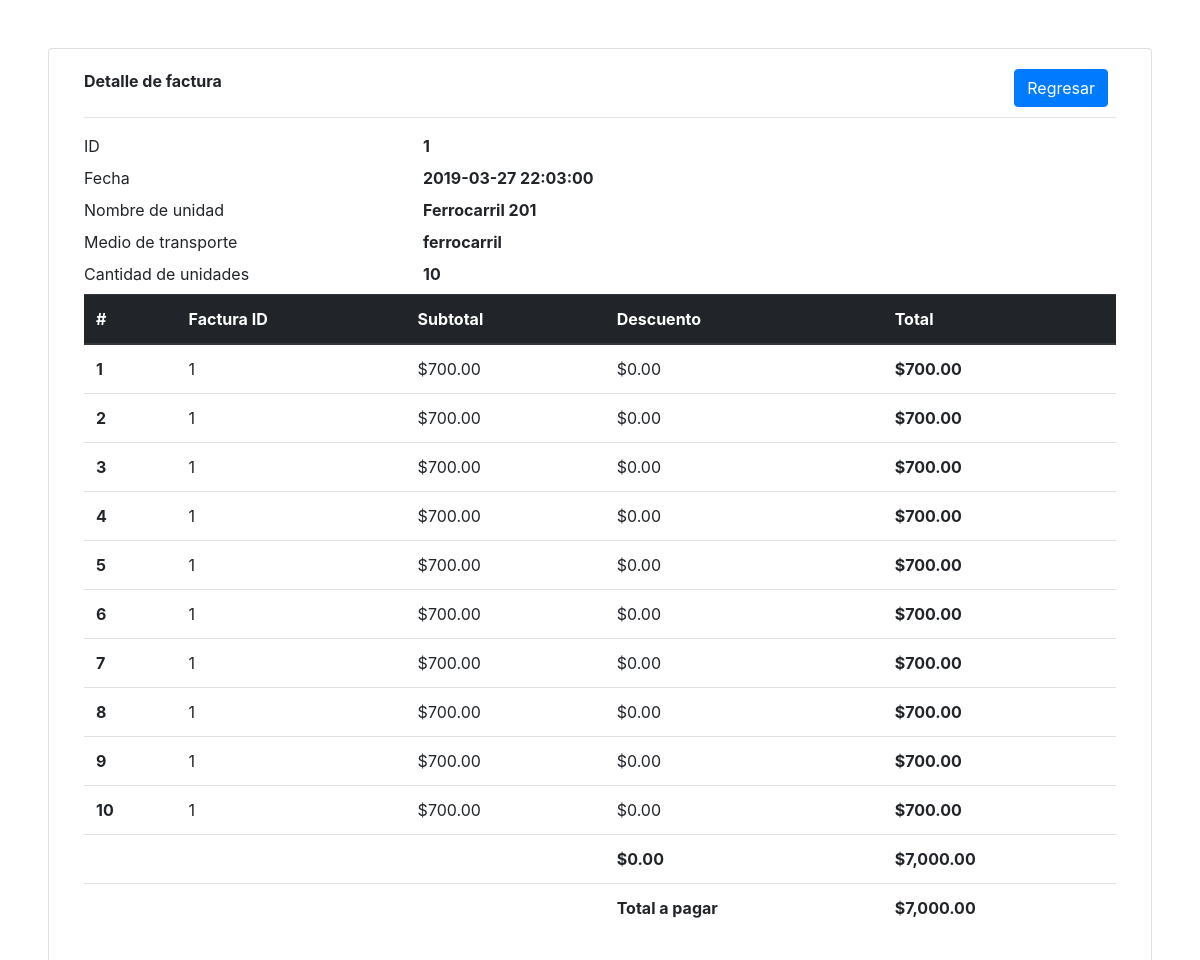
The page /detalle.php?id=1 on the database its author committed.
### tables this page shows
CREATE TABLE `facturas` (
  `id` int(11) unsigned NOT NULL AUTO_INCREMENT,
  `fecha_creacion` datetime DEFAULT NULL,
  `nombre_unidad` varchar(100) DEFAULT NULL,
  `medio_transporte` varchar(20) DEFAULT NULL,
  `cantidad_unidades` int(11) DEFAULT NULL,
  PRIMARY KEY (`id`)
);

CREATE TABLE `detalle_factura` (
  `id` int(11) unsigned NOT NULL AUTO_INCREMENT,
  `factura_id` int(11) DEFAULT NULL,
  `precio` double DEFAULT NULL,
  `descuento` double DEFAULT NULL,
  PRIMARY KEY (`id`)
);

### clases/Factura.php (called while the page is built, shortened)
<?php
include_once "clases/Detalle_Factura.php";
class Factura
{
    public static function obtenerFactura($id)
    {
        try
        {
            $conexion = new Database();
            $consulta = $conexion->prepare('SELECT * FROM ' . self::TABLA . ' where id = '.$id);
            $consulta->execute();
            $registro = $consulta->fetch();
            return $registro;
        }catch(Exception $e)
        {
            echo  $e ;
        }
    }
}

### clases/Detalle_Factura.php (called while the page is built, shortened)
<?php
class Detalle_Factura
{
    public static function obtenerDetalle($id)
    {
        try
        {
            $conexion = new Database();
            $consulta = $conexion->prepare('SELECT * FROM ' . self::TABLA . ' where factura_id = '.$id);
            $consulta->execute();
            $registro = $consulta->fetchAll();
            return $registro;
        }catch(Exception $e)
        {
            echo  $e ;
        }
    }
}

### detalle.php (the view, shortened to what this page needs)
<?php
require_once 'clases/Factura.php';
require_once 'clases/Detalle_Factura.php';
$factura = Factura::obtenerFactura($_GET['id']);
$detalles = Detalle_Factura::obtenerDetalle($_GET['id']);
?>
<!DOCTYPE html>
<html lang="en">
<head>
    <link rel="stylesheet" href="https://maxcdn.bootstrapcdn.com/bootstrap/4.0.0/css/bootstrap.min.css">
</head>
<body>
    <div class="card m-5" >
        <div class="card-body">
            <div class="col-md-12">
                <label><b>Detalle de factura</b></label>
                <div class="float-right mb-3 mr-2"><a href="index.php"><button type="button" class="btn btn-primary pull-rigth">Regresar</button></a></div>
                <hr>
            </div>
            <div class="col-md-8 row">
                <div class="col-md-6">
                    <label>ID</label>
                </div>
                <div class="col-md-6">
                    <label><b><?=$factura['id']?></b></label>
                </div>
            </div>
            <div class="col-md-8 row">
                <div class="col-md-6">
                    <label>Fecha</label>
                </div>
                <div class="col-md-6">
                    <label><b><?=$factura['fecha_creacion']?></b></label>
                </div>
            </div>
            <div class="col-md-8 row">
                <div class="col-md-6">
                    <label>Nombre de unidad</label>
                </div>
                <div class="col-md-6">
                    <label><b><?=$factura['nombre_unidad']?></b></label>
                </div>
            </div>
            <div class="col-md-8 row">
                <div class="col-md-6">
                    <label>Medio de transporte</label>
                </div>
                <div class="col-md-6">
                    <label><b><?=$factura['medio_transporte']?></b></label>
                </div>
            </div>
            <div class="col-md-8 row">
                <div class="col-md-6">
                    <label>Cantidad de unidades</label>
                </div>
                <div class="col-md-6">
                    <label><b><?=$factura['cantidad_unidades']?></b></label>
                </div>
            </div>
            <div class="col-md-12">
                <table class="table">
                    <thead class="thead-dark">
                        <tr>
                        <th scope="col">#</th>
                        <th scope="col">Factura ID</th>
                        <th scope="col">Subtotal</th>
                        <th scope="col">Descuento</th>
                        <th scope="col">Total</th>
                        </tr>
                    </thead>
                    <tbody>
                        <?php
                            $total = 0;
                            $total_descuento = 0;
                            foreach ($detalles as $key => $detalle) {
                            $total += $detalle['precio'];
                            $total_descuento += $detalle['descuento'];
                        ?>
                                <tr>
                                <th scope="row"><?=$key+1?></th>
                                <td><?=$detalle['factura_id']?></td>
                                <td><?="$".number_format($detalle['precio'],2)?></td>
                                <td><?="$".number_format($detalle['descuento'],2)?></td>
                                <td><b><?="$".number_format($detalle['precio']-$detalle['descuento'],2)?></b></td>
                                </tr>
                        <?php
                            }
                        ?>
                        <tfoot>
                            <tr>
                            <th scope="col"></th>
                            <th scope="col"></th>
                            <th scope="col"></th>
                            <th scope="col"><?="$".number_format($total_descuento,2)?></th>
                            <th scope="col"><?="$".number_format($total,2)?></th>
                            </tr>
                            <tr>
                            <th scope="col"></th>
                            <th scope="col"></th>
                            <th scope="col"></th>
                            <th scope="col">Total a pagar</th>
                            <th scope="col"><?="$".number_format($total-$total_descuento,2)?></th>
                            </tr>
                        </tfoot>
                    </tbody>
                </table>
            </div>
        </div>
    </div>
</body>
</html>

### rows shown on the page
facturas: id "1", fecha_creacion "2019-03-27 22:03:00", nombre_unidad "Ferrocarril 201", medio_transporte "ferrocarril", cantidad_unidades "10"
detalle_factura: factura "1", precio "700.00", descuento "0.00", $detalle['precio']-$detalle['descuento'] "700.00"
detalle_factura: factura "1", precio "700.00", descuento "0.00", $detalle['precio']-$detalle['descuento'] "700.00"
detalle_factura: factura "1", precio "700.00", descuento "0.00", $detalle['precio']-$detalle['descuento'] "700.00"
detalle_factura: factura "1", precio "700.00", descuento "0.00", $detalle['precio']-$detalle['descuento'] "700.00"
detalle_factura: factura "1", precio "700.00", descuento "0.00", $detalle['precio']-$detalle['descuento'] "700.00"
detalle_factura: factura "1", precio "700.00", descuento "0.00", $detalle['precio']-$detalle['descuento'] "700.00"
detalle_factura: factura "1", precio "700.00", descuento "0.00", $detalle['precio']-$detalle['descuento'] "700.00"
detalle_factura: factura "1", precio "700.00", descuento "0.00", $detalle['precio']-$detalle['descuento'] "700.00"
detalle_factura: factura "1", precio "700.00", descuento "0.00", $detalle['precio']-$detalle['descuento'] "700.00"
detalle_factura: factura "1", precio "700.00", descuento "0.00", $detalle['precio']-$detalle['descuento'] "700.00"

### other values the page prints
$total_descuento "0.00"
$total "7,000.00"
$total-$total_descuento "7,000.00"
